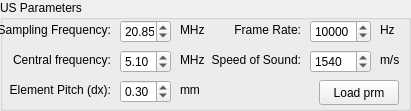
   <widget class="QGroupBox" name="panelUSprm">
    <property name="geometry">
     <rect>
      <x>30</x>
      <y>540</y>
      <width>411</width>
      <height>111</height>
     </rect>
    </property>
    <property name="sizePolicy">
     <sizepolicy hsizetype="Preferred" vsizetype="Preferred">
      <horstretch>1</horstretch>
      <verstretch>1</verstretch>
     </sizepolicy>
    </property>
    <property name="styleSheet">
     <string notr="true"/>
    </property>
    <property name="title">
     <string>US Parameters</string>
    </property>
    <widget class="QDoubleSpinBox" name="sbSf">
     <property name="geometry">
      <rect>
       <x>120</x>
       <y>20</y>
       <width>51</width>
       <height>23</height>
      </rect>
     </property>
     <property name="sizePolicy">
      <sizepolicy hsizetype="Preferred" vsizetype="Preferred">
       <horstretch>1</horstretch>
       <verstretch>1</verstretch>
      </sizepolicy>
     </property>
     <property name="minimum">
      <double>0.010000000000000</double>
     </property>
     <property name="maximum">
      <double>100.000000000000000</double>
     </property>
     <property name="singleStep">
      <double>5.000000000000000</double>
     </property>
     <property name="value">
      <double>20.850000000000001</double>
     </property>
    </widget>
    <widget class="QDoubleSpinBox" name="sbdx">
     <property name="geometry">
      <rect>
       <x>120</x>
       <y>80</y>
       <width>51</width>
       <height>23</height>
      </rect>
     </property>
     <property name="sizePolicy">
      <sizepolicy hsizetype="Preferred" vsizetype="Preferred">
       <horstretch>1</horstretch>
       <verstretch>1</verstretch>
      </sizepolicy>
     </property>
     <property name="minimum">
      <double>0.010000000000000</double>
     </property>
     <property name="maximum">
      <double>1.000000000000000</double>
     </property>
     <property name="singleStep">
      <double>0.010000000000000</double>
     </property>
     <property name="value">
      <double>0.300000000000000</double>
     </property>
    </widget>
    <widget class="QLabel" name="lbSf">
     <property name="geometry">
      <rect>
       <x>-10</x>
       <y>20</y>
       <width>121</width>
       <height>20</height>
      </rect>
     </property>
     <property name="sizePolicy">
      <sizepolicy hsizetype="Preferred" vsizetype="Preferred">
       <horstretch>1</horstretch>
       <verstretch>1</verstretch>
      </sizepolicy>
     </property>
     <property name="text">
      <string>&lt;html&gt;&lt;head/&gt;&lt;body&gt;&lt;p align=&quot;right&quot;&gt;Sampling Frequency:&lt;/p&gt;&lt;/body&gt;&lt;/html&gt;</string>
     </property>
    </widget>
    <widget class="QLabel" name="lbdx">
     <property name="geometry">
      <rect>
       <x>-10</x>
       <y>80</y>
       <width>121</width>
       <height>20</height>
      </rect>
     </property>
     <property name="sizePolicy">
      <sizepolicy hsizetype="Preferred" vsizetype="Preferred">
       <horstretch>1</horstretch>
       <verstretch>1</verstretch>
      </sizepolicy>
     </property>
     <property name="text">
      <string>&lt;html&gt;&lt;head/&gt;&lt;body&gt;&lt;p align=&quot;right&quot;&gt;Element Pitch (dx):&lt;/p&gt;&lt;/body&gt;&lt;/html&gt;</string>
     </property>
    </widget>
    <widget class="QLabel" name="lbFc">
     <property name="geometry">
      <rect>
       <x>-10</x>
       <y>50</y>
       <width>121</width>
       <height>20</height>
      </rect>
     </property>
     <property name="sizePolicy">
      <sizepolicy hsizetype="Preferred" vsizetype="Preferred">
       <horstretch>1</horstretch>
       <verstretch>1</verstretch>
      </sizepolicy>
     </property>
     <property name="text">
      <string>&lt;html&gt;&lt;head/&gt;&lt;body&gt;&lt;p align=&quot;right&quot;&gt;Central frequency:&lt;/p&gt;&lt;/body&gt;&lt;/html&gt;</string>
     </property>
    </widget>
    <widget class="QDoubleSpinBox" name="sbFc">
     <property name="geometry">
      <rect>
       <x>120</x>
       <y>50</y>
       <width>51</width>
       <height>23</height>
      </rect>
     </property>
     <property name="sizePolicy">
      <sizepolicy hsizetype="Preferred" vsizetype="Preferred">
       <horstretch>1</horstretch>
       <verstretch>1</verstretch>
      </sizepolicy>
     </property>
     <property name="maximum">
      <double>100.000000000000000</double>
     </property>
     <property name="singleStep">
      <double>1.000000000000000</double>
     </property>
     <property name="value">
      <double>5.100000000000000</double>
     </property>
    </widget>
    <widget class="QLabel" name="lbC">
     <property name="geometry">
      <rect>
       <x>190</x>
       <y>50</y>
       <width>111</width>
       <height>20</height>
      </rect>
     </property>
     <property name="sizePolicy">
      <sizepolicy hsizetype="Preferred" vsizetype="Preferred">
       <horstretch>1</horstretch>
       <verstretch>1</verstretch>
      </sizepolicy>
     </property>
     <property name="text">
      <string>&lt;html&gt;&lt;head/&gt;&lt;body&gt;&lt;p align=&quot;right&quot;&gt;Speed of Sound:&lt;/p&gt;&lt;/body&gt;&lt;/html&gt;</string>
     </property>
    </widget>
    <widget class="QSpinBox" name="sbC">
     <property name="geometry">
      <rect>
       <x>310</x>
       <y>50</y>
       <width>61</width>
       <height>23</height>
      </rect>
     </property>
     <property name="sizePolicy">
      <sizepolicy hsizetype="Preferred" vsizetype="Preferred">
       <horstretch>1</horstretch>
       <verstretch>1</verstretch>
      </sizepolicy>
     </property>
     <property name="minimum">
      <number>1</number>
     </property>
     <property name="maximum">
      <number>5000</number>
     </property>
     <property name="singleStep">
      <number>100</number>
     </property>
     <property name="value">
      <number>1540</number>
     </property>
     <property name="displayIntegerBase">
      <number>10</number>
     </property>
    </widget>
    <widget class="QLabel" name="lbFr">
     <property name="geometry">
      <rect>
       <x>190</x>
       <y>20</y>
       <width>111</width>
       <height>20</height>
      </rect>
     </property>
     <property name="sizePolicy">
      <sizepolicy hsizetype="Preferred" vsizetype="Preferred">
       <horstretch>1</horstretch>
       <verstretch>1</verstretch>
      </sizepolicy>
     </property>
     <property name="text">
      <string>&lt;html&gt;&lt;head/&gt;&lt;body&gt;&lt;p align=&quot;right&quot;&gt;Frame Rate:&lt;/p&gt;&lt;/body&gt;&lt;/html&gt;</string>
     </property>
    </widget>
    <widget class="QLabel" name="lbSf_u">
     <property name="geometry">
      <rect>
       <x>180</x>
       <y>20</y>
       <width>31</width>
       <height>20</height>
      </rect>
     </property>
     <property name="sizePolicy">
      <sizepolicy hsizetype="Preferred" vsizetype="Preferred">
       <horstretch>1</horstretch>
       <verstretch>1</verstretch>
      </sizepolicy>
     </property>
     <property name="text">
      <string>MHz</string>
     </property>
    </widget>
    <widget class="QLabel" name="lbCf_u">
     <property name="geometry">
      <rect>
       <x>180</x>
       <y>50</y>
       <width>31</width>
       <height>20</height>
      </rect>
     </property>
     <property name="sizePolicy">
      <sizepolicy hsizetype="Preferred" vsizetype="Preferred">
       <horstretch>1</horstretch>
       <verstretch>1</verstretch>
      </sizepolicy>
     </property>
     <property name="text">
      <string>MHz</string>
     </property>
    </widget>
    <widget class="QLabel" name="lbFr_u">
     <property name="geometry">
      <rect>
       <x>380</x>
       <y>20</y>
       <width>31</width>
       <height>20</height>
      </rect>
     </property>
     <property name="sizePolicy">
      <sizepolicy hsizetype="Preferred" vsizetype="Preferred">
       <horstretch>1</horstretch>
       <verstretch>1</verstretch>
      </sizepolicy>
     </property>
     <property name="text">
      <string>Hz</string>
     </property>
    </widget>
    <widget class="QLabel" name="lbC_u">
     <property name="geometry">
      <rect>
       <x>380</x>
       <y>50</y>
       <width>31</width>
       <height>20</height>
      </rect>
     </property>
     <property name="sizePolicy">
      <sizepolicy hsizetype="Preferred" vsizetype="Preferred">
       <horstretch>1</horstretch>
       <verstretch>1</verstretch>
      </sizepolicy>
     </property>
     <property name="text">
      <string>m/s</string>
     </property>
    </widget>
    <widget class="QLabel" name="lbdx_u">
     <property name="geometry">
      <rect>
       <x>180</x>
       <y>80</y>
       <width>31</width>
       <height>20</height>
      </rect>
     </property>
     <property name="sizePolicy">
      <sizepolicy hsizetype="Preferred" vsizetype="Preferred">
       <horstretch>1</horstretch>
       <verstretch>1</verstretch>
      </sizepolicy>
     </property>
     <property name="text">
      <string>mm</string>
     </property>
    </widget>
    <widget class="QPushButton" name="pbLoadprm">
     <property name="enabled">
      <bool>true</bool>
     </property>
     <property name="geometry">
      <rect>
       <x>319</x>
       <y>80</y>
       <width>80</width>
       <height>25</height>
      </rect>
     </property>
     <property name="sizePolicy">
      <sizepolicy hsizetype="Preferred" vsizetype="Preferred">
       <horstretch>1</horstretch>
       <verstretch>1</verstretch>
      </sizepolicy>
     </property>
     <property name="text">
      <string>Load prm</string>
     </property>
    </widget>
    <widget class="QSpinBox" name="sbFr">
     <property name="geometry">
      <rect>
       <x>310</x>
       <y>20</y>
       <width>61</width>
       <height>23</height>
      </rect>
     </property>
     <property name="sizePolicy">
      <sizepolicy hsizetype="Preferred" vsizetype="Preferred">
       <horstretch>1</horstretch>
       <verstretch>1</verstretch>
      </sizepolicy>
     </property>
     <property name="minimum">
      <number>100</number>
     </property>
     <property name="maximum">
      <number>30000</number>
     </property>
     <property name="singleStep">
      <number>1000</number>
     </property>
     <property name="value">
      <number>10000</number>
     </property>
     <property name="displayIntegerBase">
      <number>10</number>
     </property>
    </widget>
    <zorder>sbSf</zorder>
    <zorder>sbdx</zorder>
    <zorder>sbFc</zorder>
    <zorder>sbC</zorder>
    <zorder>lbSf_u</zorder>
    <zorder>lbCf_u</zorder>
    <zorder>lbFr_u</zorder>
    <zorder>lbC_u</zorder>
    <zorder>lbdx_u</zorder>
    <zorder>lbSf</zorder>
    <zorder>lbdx</zorder>
    <zorder>lbFc</zorder>
    <zorder>lbC</zorder>
    <zorder>lbFr</zorder>
    <zorder>pbLoadprm</zorder>
    <zorder>sbFr</zorder>
   </widget>
